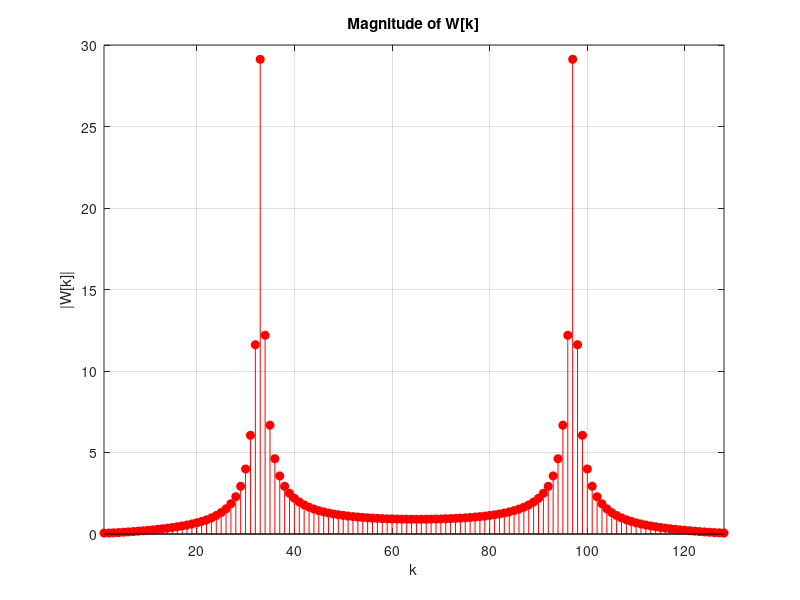

The MATLAB source for this figure:
%% B 
clear;
clc;

% Define the data
r = 0.9;
n = 0:127;

% Define delta function
x = [1 zeros(1,127)];

y = zeros(1,128);

% Set the first value of y[n] to the first value of x[n]
y(1) = x(1);

% Set the second value of y[n] using the formula given in the problem
y(2) = -r^2*y(1) + x(2);

% Use a for loop to calculate the remaining values of y[n]
for i=3:length(n)
    y(i) = -r^2*y(i-2) + x(i);
end

% Calculate w[n]
w = (0.92.^-n).*y;

% Calculate the DFT of w[n]
W = fft(w);

% Plot the magnitude of W[k]
figure;
k = (1:1:128);
stem(k,abs(W), "filled", 'red');
title('Magnitude of W[k]');
grid on;
xlabel('k');
ylabel('|W[k]|');
xlim([1,128]);
